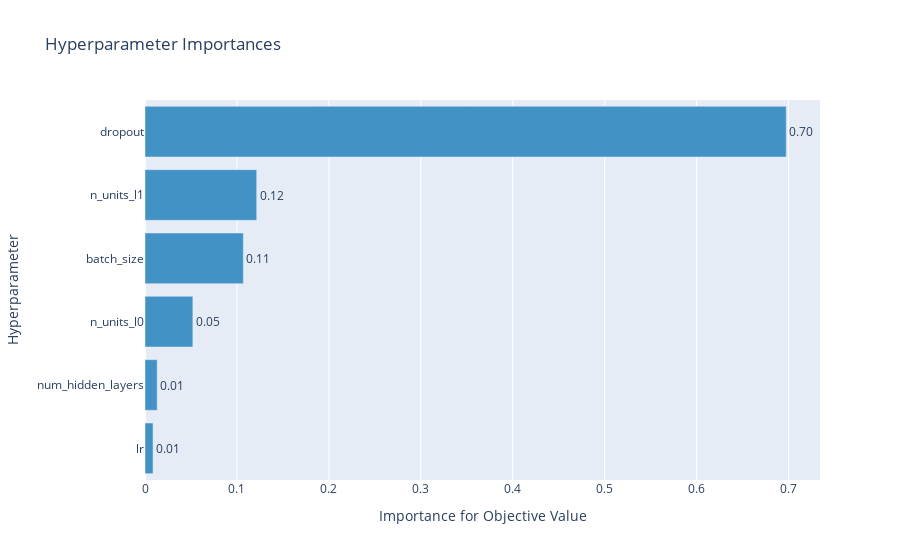

The notebook cell saved with this chart:
### Code cell
optuna.visualization.plot_param_importances(study)

### Figure 1 — Plotly figure (JSON) as saved in the notebook; plotly's stock layout.template omitted (floating-point values rounded to 4 significant figures)
{"data": [{"cliponaxis": false, "hovertemplate": ["lr (LogUniformDistribution): 0.008750520941027658<extra></extra>", "num_hidden_layers (IntUniformDistribution): 0.013246535347830128<extra></extra>", "n_units_l0 (IntUniformDistribution): 0.05204724549113495<extra></extra>", "batch_size (CategoricalDistribution): 0.10696088948280832<extra></extra>", "n_units_l1 (IntUniformDistribution): 0.1215016156370501<extra></extra>", "dropout (UniformDistribution): 0.6974931931001488<extra></extra>"], "marker": {"color": "rgb(66,146,198)"}, "orientation": "h", "text": ["0.008750520941027658", "0.013246535347830128", "0.05204724549113495", "0.10696088948280832", "0.1215016156370501", "0.6974931931001488"], "textposition": "outside", "texttemplate": "%{text:.2f}", "type": "bar", "x": [0.008751, 0.01325, 0.05205, 0.107, 0.1215, 0.6975], "y": ["lr", "num_hidden_layers", "n_units_l0", "batch_size", "n_units_l1", "dropout"]}], "layout": {"showlegend": false, "title": {"text": "Hyperparameter Importances"}, "xaxis": {"title": {"text": "Importance for Objective Value"}}, "yaxis": {"title": {"text": "Hyperparameter"}}}}
